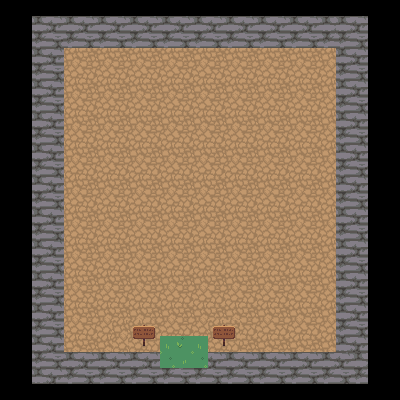

The image is a tile-based game level rendered from a .tmx file. Its description and complete source (layers, tilesets, objects, tile grids) follow:
An orthogonal 25x25 tile map with 16x16 px tiles, 3 tile layers (backgrund, murs, déco) and 8 objects (6x collision, sortie maison 1, spawn).

<map version="1.8" tiledversion="1.8.0" orientation="orthogonal" renderorder="right-down" width="25" height="25" tilewidth="16" tileheight="16" infinite="0" nextlayerid="6" nextobjectid="12">
 <tileset firstgid="1" source="RPG Nature Tileset.tsx" />
 <layer id="1" name="backgrund" width="25" height="25">
  <data encoding="csv">
0,0,0,0,0,0,0,0,0,0,0,0,0,0,0,0,0,0,0,0,0,0,0,0,0,
0,0,0,0,0,0,0,0,0,0,0,0,0,0,0,0,0,0,0,0,0,0,0,0,0,
0,0,0,0,0,0,0,0,0,0,0,0,0,0,0,0,0,0,0,0,0,0,0,0,0,
0,0,0,0,573,574,573,574,573,574,573,574,573,574,573,574,573,574,573,574,573,0,0,0,0,
0,0,0,0,613,614,613,614,613,614,613,614,613,614,613,614,613,614,613,614,613,0,0,0,0,
0,0,0,0,573,574,573,574,573,574,573,574,573,574,573,574,573,574,573,574,573,0,0,0,0,
0,0,0,0,613,614,613,614,613,614,613,614,613,614,613,614,613,614,613,614,613,0,0,0,0,
0,0,0,0,573,574,573,574,573,574,573,574,573,574,573,574,573,574,573,574,573,0,0,0,0,
0,0,0,0,613,614,613,614,613,614,613,614,613,614,613,614,613,614,613,614,613,0,0,0,0,
0,0,0,0,573,574,573,574,573,574,573,574,573,574,573,574,573,574,573,574,573,0,0,0,0,
0,0,0,0,613,614,613,614,613,614,613,614,613,614,613,614,613,614,613,614,613,0,0,0,0,
0,0,0,0,573,574,573,574,573,574,573,574,573,574,573,574,573,574,573,574,573,0,0,0,0,
0,0,0,0,613,614,613,614,613,614,613,614,613,614,613,614,613,614,613,614,613,0,0,0,0,
0,0,0,0,573,574,573,574,573,574,573,574,573,574,573,574,573,574,573,574,573,0,0,0,0,
0,0,0,0,613,614,613,614,613,614,613,614,613,614,613,614,613,614,613,614,613,0,0,0,0,
0,0,0,0,573,574,573,574,573,574,573,574,573,574,573,574,573,574,573,574,573,0,0,0,0,
0,0,0,0,613,614,613,614,613,614,613,614,613,614,613,614,613,614,613,614,613,0,0,0,0,
0,0,0,0,573,574,573,574,573,574,573,574,573,574,573,574,573,574,573,574,573,0,0,0,0,
0,0,0,0,613,614,613,614,613,614,613,614,613,614,613,614,613,614,613,614,613,0,0,0,0,
0,0,0,0,573,574,573,574,573,574,573,574,573,574,573,574,573,574,573,574,573,0,0,0,0,
0,0,0,0,613,614,613,165,165,166,613,614,613,165,166,614,613,614,613,614,613,0,0,0,0,
0,0,0,0,573,574,573,205,205,206,573,574,573,205,206,574,573,574,573,574,573,0,0,0,0,
0,0,0,0,0,0,0,0,0,0,0,0,0,0,0,0,0,0,0,0,0,0,0,0,0,
0,0,0,0,0,0,0,0,0,0,0,0,0,0,0,0,0,0,0,0,0,0,0,0,0,
0,0,0,0,0,0,0,0,0,0,0,0,0,0,0,0,0,0,0,0,0,0,0,0,0
</data>
 </layer>
 <layer id="2" name="murs" width="25" height="25">
  <data encoding="csv">
0,0,0,0,0,0,0,0,0,0,0,0,0,0,0,0,0,0,0,0,0,0,0,0,0,
0,0,167,168,167,168,167,168,167,168,167,168,167,168,167,168,167,168,167,168,167,167,168,0,0,
0,0,207,208,207,208,207,208,207,208,207,208,207,208,207,208,207,208,207,208,207,207,208,0,0,
0,0,167,168,0,0,0,0,0,0,0,0,0,0,0,0,0,0,0,0,0,167,168,0,0,
0,0,207,208,0,0,0,0,0,0,0,0,0,0,0,0,0,0,0,0,0,207,208,0,0,
0,0,167,168,0,0,0,0,0,0,0,0,0,0,0,0,0,0,0,0,0,167,168,0,0,
0,0,207,208,0,0,0,0,0,0,0,0,0,0,0,0,0,0,0,0,0,207,208,0,0,
0,0,167,168,0,0,0,0,0,0,0,0,0,0,0,0,0,0,0,0,0,167,168,0,0,
0,0,207,208,0,0,0,0,0,0,0,0,0,0,0,0,0,0,0,0,0,207,208,0,0,
0,0,167,168,0,0,0,0,0,0,0,0,0,0,0,0,0,0,0,0,0,167,168,0,0,
0,0,207,208,0,0,0,0,0,0,0,0,0,0,0,0,0,0,0,0,0,207,208,0,0,
0,0,167,168,0,0,0,0,0,0,0,0,0,0,0,0,0,0,0,0,0,167,168,0,0,
0,0,207,208,0,0,0,0,0,0,0,0,0,0,0,0,0,0,0,0,0,207,208,0,0,
0,0,167,168,0,0,0,0,0,0,0,0,0,0,0,0,0,0,0,0,0,167,168,0,0,
0,0,207,208,0,0,0,0,0,0,0,0,0,0,0,0,0,0,0,0,0,207,208,0,0,
0,0,167,168,0,0,0,0,0,0,0,0,0,0,0,0,0,0,0,0,0,167,168,0,0,
0,0,207,208,0,0,0,0,0,0,0,0,0,0,0,0,0,0,0,0,0,207,208,0,0,
0,0,167,168,0,0,0,0,0,0,0,0,0,0,0,0,0,0,0,0,0,167,168,0,0,
0,0,207,208,0,0,0,0,0,0,0,0,0,0,0,0,0,0,0,0,0,207,208,0,0,
0,0,167,168,0,0,0,0,0,0,0,0,0,0,0,0,0,0,0,0,0,167,168,0,0,
0,0,207,208,0,0,0,0,0,0,0,0,0,0,0,0,0,0,0,0,0,207,208,0,0,
0,0,167,168,0,0,0,0,0,0,0,0,0,0,0,0,0,0,0,0,0,167,168,0,0,
0,0,207,208,167,168,167,168,167,168,167,168,167,168,167,168,167,168,167,168,167,168,167,0,0,
0,0,167,168,207,208,207,208,207,208,207,208,207,208,207,208,207,208,207,208,207,208,207,0,0,
0,0,0,0,0,0,0,0,0,0,0,0,0,0,0,0,0,0,0,0,0,0,0,0,0
</data>
 </layer>
 <layer id="3" name="déco" width="25" height="25">
  <data encoding="csv">
0,0,0,0,0,0,0,0,0,0,0,0,0,0,0,0,0,0,0,0,0,0,0,0,0,
0,0,0,0,0,0,0,0,0,0,0,0,0,0,0,0,0,0,0,0,0,0,0,0,0,
0,0,0,0,0,0,0,0,0,0,0,0,0,0,0,0,0,0,0,0,0,0,0,0,0,
0,0,0,0,0,0,0,0,0,0,0,0,0,0,0,0,0,0,0,0,0,0,0,0,0,
0,0,0,0,0,0,0,0,0,0,0,0,0,0,0,0,0,0,0,0,0,0,0,0,0,
0,0,0,0,0,0,0,0,0,0,0,0,0,0,0,0,0,0,0,0,0,0,0,0,0,
0,0,0,0,0,0,0,0,0,0,0,0,0,0,0,0,0,0,0,0,0,0,0,0,0,
0,0,0,0,0,0,0,0,0,0,0,0,0,0,0,0,0,0,0,0,0,0,0,0,0,
0,0,0,0,0,0,0,0,0,0,0,0,0,0,0,0,0,0,0,0,0,0,0,0,0,
0,0,0,0,0,0,0,0,0,0,0,0,0,0,0,0,0,0,0,0,0,0,0,0,0,
0,0,0,0,0,0,0,0,0,0,0,0,0,0,0,0,0,0,0,0,0,0,0,0,0,
0,0,0,0,0,0,0,0,0,0,0,0,0,0,0,0,0,0,0,0,0,0,0,0,0,
0,0,0,0,0,0,0,0,0,0,0,0,0,0,0,0,0,0,0,0,0,0,0,0,0,
0,0,0,0,0,0,0,0,0,0,0,0,0,0,0,0,0,0,0,0,0,0,0,0,0,
0,0,0,0,0,0,0,0,0,0,0,0,0,0,0,0,0,0,0,0,0,0,0,0,0,
0,0,0,0,0,0,0,0,0,0,0,0,0,0,0,0,0,0,0,0,0,0,0,0,0,
0,0,0,0,0,0,0,0,0,0,0,0,0,0,0,0,0,0,0,0,0,0,0,0,0,
0,0,0,0,0,0,0,0,0,0,0,0,0,0,0,0,0,0,0,0,0,0,0,0,0,
0,0,0,0,0,0,0,0,0,0,0,0,0,0,0,0,0,0,0,0,0,0,0,0,0,
0,0,0,0,0,0,0,0,0,0,0,0,0,0,0,0,0,0,0,0,0,0,0,0,0,
0,0,0,0,0,0,0,0,5,6,486,486,486,5,6,0,0,0,0,0,0,0,0,0,0,
0,0,0,0,0,0,0,0,45,46,563,564,563,45,46,0,0,0,0,0,0,0,0,0,0,
0,0,0,0,0,0,0,0,0,0,603,604,603,0,0,0,0,0,0,0,0,0,0,0,0,
0,0,0,0,0,0,0,0,0,0,0,0,0,0,0,0,0,0,0,0,0,0,0,0,0,
0,0,0,0,0,0,0,0,0,0,0,0,0,0,0,0,0,0,0,0,0,0,0,0,0
</data>
 </layer>
 <objectgroup id="4" name="colision">
  <object id="1" name="murs" type="collision" x="335.967" y="16.0447" width="32.0895" height="367.57" />
  <object id="2" name="murs" type="collision" x="207.609" y="352.012" width="128.358" height="31.1171" />
  <object id="3" name="murs" type="collision" x="160.447" y="368.056" width="47.1618" height="15.5585" />
  <object id="4" name="murs" type="collision" x="30.6308" y="351.525" width="129.33" height="33.5481" />
  <object id="5" name="murs" type="collision" x="32.5757" y="16.0447" width="30.6308" height="334.995" />
  <object id="6" name="murs" type="collision" x="62.7203" y="16.5309" width="273.247" height="30.6308" />
 </objectgroup>
 <objectgroup id="5" name="porte de sortie" opacity="0.41">
  <object id="8" name="sortie maison 1" x="160.182" y="339.273" width="47.4545" height="28.5455" />
  <object id="11" name="spawn" type="spawn" x="164.537" y="263.523">
   <point />
  </object>
 </objectgroup>
</map>
